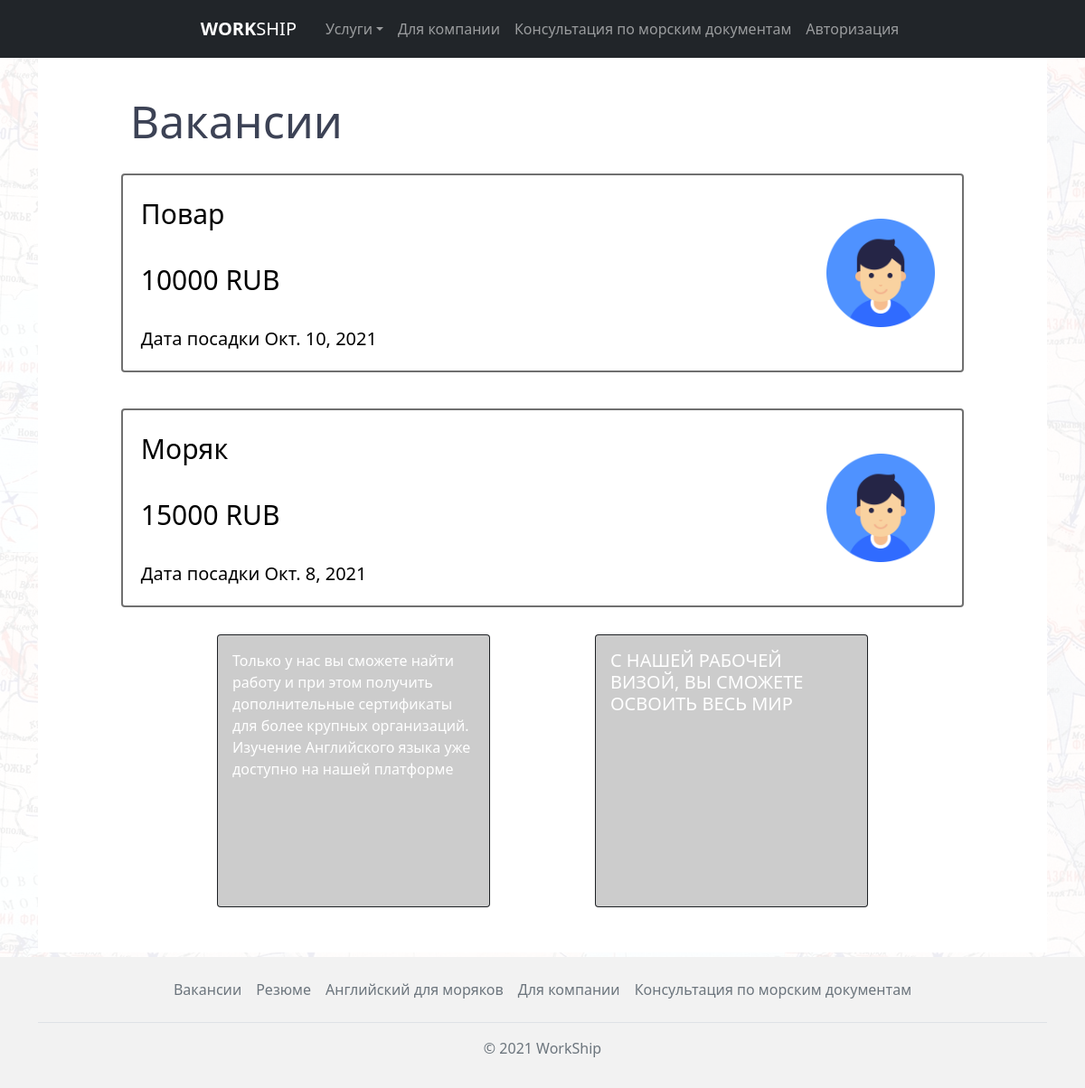
Page /vacancies/ on the committed database.
### vacancies/models.py (models this page shows, shortened)
class Vacancy(models.Model):
    user = models.ForeignKey(User, on_delete=models.CASCADE)
    title = models.CharField('Должность', max_length=255)
    salary = models.CharField('Зарплата', max_length=255)
    vessel_type = models.CharField('Тип судна', max_length=255, default="")
    date_start = models.DateField('Дата посадки')
    landing = models.CharField('Место посадки', max_length=255, default="")
    contract_term = models.CharField('Срок контракта', max_length=255, default="")
    image = models.ImageField(verbose_name='Изображение', upload_to=image_directory_path, storage=image_storage, default='defaultuser.png')
    time_create = models.DateTimeField('Дата создания', auto_now_add=True, null=True)
    time_update = models.DateTimeField('Дата изменения', auto_now=True, null=True)
    is_published = models.BooleanField('Публикация', default=True)
    def get_absolute_url(self):
        return reverse('vacancies_detail', kwargs={'vacancy_id': self.pk})
    class Meta:
        verbose_name = 'Вакансия'
        verbose_name_plural = 'Вакансии'
        ordering = ['-time_create', 'title']

### vacancies/views.py (the view)
# urls.py: path('', vacancies_home.as_view(), name='vacancies_home'),
class vacancies_home(DataMixin, ListView):
    paginate_by = 2
    model = Vacancy
    template_name = "vacancies/vacancies_home.html"
    context_object_name = 'vacancies'
    def get_context_data(self, *, object_list=None, **kwargs):
        context = super().get_context_data(**kwargs)
        c_def = self.get_user_context(title="Вакансии")
        return dict(list(context.items()) + list(c_def.items()))
    def get_queryset(self):
        return Vacancy.objects.filter(is_published=True)

### vacancies/utils.py (called while the page is built)
    def get_user_context(self, **kwargs):
        context = kwargs
        return context

### vacancies/templates/vacancies/vacancies_home.html (shortened to what this page needs)
{% extends 'main/layout.html' %}
{% block content %}
<div class="container">
      <div class="wrapper">
        <div class="vacancies">
          <div class="vacancies__header">
            <h2>Вакансии</h2>
          </div>
          <div class="vacancies__container">
            {% if vacancies %}
              {% for vacancy in vacancies %}
             <a href="{{ vacancy.get_absolute_url }}">
                <div class="vacancy">
                  <div class="vacancy__title">{{ vacancy.title }}</div>
                  <div class="vacancy__salary">{{ vacancy.salary }}</div>
                  <div class="vacancy__date">Дата посадки {{ vacancy.date_start }}</div>
                  <div class="vacancy__logo"><img class="rounded img-fluid" src="{{vacancy.image.url}}" alt=""></div>
                </div>
             </a>
              {% endfor %}
            {% else %}
              <p>Вакансий не обнаружено</p>
            {% endif %}
          </div>
        </div>
        <div class="slider_index">
          <div class="slider_index__container">
            <div class="card bg-dark text-white">
                <img src="https://via.placeholder.com/300x300" class="card-img" alt="...">
                <div class="card-img-overlay">
                <p class="card-text">Только у нас вы сможете найти работу и при этом получить
                дополнительные сертификаты для более крупных организаций.
                Изучение Английского языка уже доступно на нашей платформе</p>
                </div>
            </div>
            <div class="card bg-dark text-white">
                <img src="https://via.placeholder.com/300x300" class="card-img" alt="...">
                <div class="card-img-overlay">
                <h5 class="card-title">С НАШЕЙ РАБОЧЕЙ ВИЗОЙ, ВЫ СМОЖЕТЕ ОСВОИТЬ ВЕСЬ МИР</h5>
                </div>
            </div>
          </div>
        </div>
      </div>
</div>
{% endblock %}

### main/static/main/style/css/style.css (style rules this page uses)
* { padding: 0; margin: 0; -webkit-box-sizing: border-box; box-sizing: border-box; font-family: "Segoe UI", Tahoma, Geneva, Verdana, sans-serif; scroll-behavior: smooth; }
html, body { height: 100%; }
.wrapper { padding: 40px; height: 100%; background-color: #fff; }
.vacancies { display: block; width: 90%; margin: 0 auto; background-color: #fff; }
.vacancies__header h2 { font-weight: 400; font-size: 50px; margin-left: 10px; color: #3c4255; }
.vacancies__container { display: -webkit-box; display: -webkit-flex; display: -ms-flexbox; display: flex; -webkit-box-orient: vertical; -webkit-box-direction: normal; -webkit-flex-direction: column; -ms-flex-direction: column; flex-direction: column; -webkit-box-pack: justify; -webkit-justify-content: space-between; -ms-flex-pack: justify; justify-content: space-between; }
.vacancies__container a { display: block; text-decoration: none; color: initial; width: 100%; height: 220px; margin: 20px 0; -webkit-transition: 0.2s; -o-transition: 0.2s; transition: 0.2s; }
.vacancies__container .vacancy { position: relative; display: -webkit-box; display: -webkit-flex; display: -ms-flexbox; display: flex; -webkit-box-orient: vertical; -webkit-box-direction: normal; -webkit-flex-direction: column; -ms-flex-direction: column; flex-direction: column; -webkit-box-pack: justify; -webkit-justify-content: space-between; -ms-flex-pack: justify; justify-content: space-between; width: 100%; height: 100%; border: 2px solid #707070; -webkit-border-radius: 4px; border-radius: 4px; padding: 20px; }
.vacancies__container .vacancy__title, .vacancies__container .vacancy__salary { font-size: 30px; }
.vacancies__container .vacancy__date { font-size: 20px; }
.vacancies__container .vacancy__logo { position: absolute; right: 30px; top: 50%; -webkit-transform: translateY(-50%); -ms-transform: translateY(-50%); transform: translateY(-50%); width: 120px; height: 120px; }
.vacancies__container .vacancy__logo img { width: 100%; }
.slider_index { width: 100%; padding: 10px 100px; display: -webkit-box; display: -webkit-flex; display: -ms-flexbox; display: flex; }
.slider_index__container { display: -webkit-box; display: -webkit-flex; display: -ms-flexbox; display: flex; width: 100%; -webkit-justify-content: space-around; -ms-flex-pack: distribute; justify-content: space-around; }

### rows in the picture
Vacancy: title "Повар", salary "10000 RUB", date_start "Окт. 10, 2021", image (placeholder picture)
Vacancy: title "Моряк", salary "15000 RUB", date_start "Окт. 8, 2021", image (placeholder picture)
